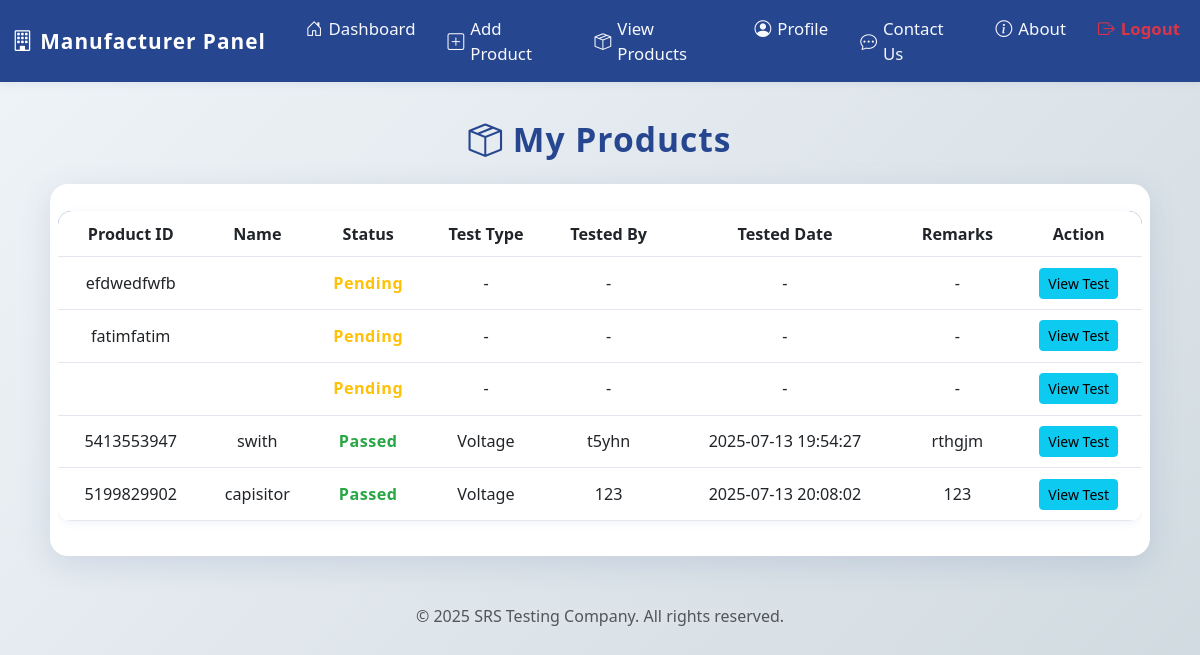
/srs_testing/manufacturer/view_products.php (signed in), run on the app's committed database.
### tables this page shows
CREATE TABLE `products` (
  `id` int(11) NOT NULL,
  `user_id` int(11) NOT NULL,
  `product_id` varchar(10) NOT NULL,
  `product_name` varchar(100) NOT NULL,
  `description` text DEFAULT NULL,
  `created_at` timestamp NOT NULL DEFAULT current_timestamp(),
  `product_code` varchar(20) DEFAULT NULL,
  `revision` varchar(10) DEFAULT NULL,
  `manufacture_no` varchar(10) DEFAULT NULL,
  `status` varchar(20) DEFAULT NULL,
  `remarks` text DEFAULT NULL,
  `test_type` varchar(50) DEFAULT NULL,
  `tested_by` varchar(100) DEFAULT NULL,
  `tested_at` datetime DEFAULT NULL
);

CREATE TABLE `tests` (
  `id` int(11) NOT NULL,
  `product_id` int(11) NOT NULL,
  `test_id` varchar(12) DEFAULT NULL,
  `test_type` enum('Voltage','Heat','Durability') NOT NULL,
  `tester_name` varchar(100) NOT NULL,
  `result` enum('Passed','Failed') NOT NULL,
  `remarks` text DEFAULT NULL,
  `tested_at` timestamp NOT NULL DEFAULT current_timestamp(),
  `voltage_level` varchar(255) DEFAULT NULL,
  `temperature` varchar(255) DEFAULT NULL,
  `durability_time` varchar(255) DEFAULT NULL,
  `status` varchar(50) DEFAULT NULL,
  `tested_by` varchar(100) DEFAULT NULL,
  `voltage_tests` text DEFAULT NULL,
  `heat_tests` text DEFAULT NULL,
  `durability_tests` text DEFAULT NULL,
  `test_date` datetime DEFAULT current_timestamp()
);

### srs_testing/manufacturer/view_products.php (the view, shortened to what this page needs)
<?php
include '../includes/db.php';
$stmt = $pdo->prepare("SELECT * FROM products WHERE user_id = ?");
$stmt->execute([$_SESSION['user_id']]);
$products = $stmt->fetchAll();
$testResults = [];
if ($products) {
    $productIds = array_column($products, 'id');
    if ($productIds) {
        $in = str_repeat('?,', count($productIds) - 1) . '?';
        $testStmt = $pdo->prepare("
            SELECT * FROM tests
            WHERE product_id IN ($in)
            ORDER BY tested_at DESC
        ");
        $testStmt->execute($productIds);
        foreach ($testStmt->fetchAll() as $row) {
            if (!isset($testResults[$row['product_id']])) {
                $testResults[$row['product_id']] = $row;
            }
        }
    }
}
?>
<!DOCTYPE html>
<html lang="en">
<head>
  <link rel="stylesheet" href="https://cdn.jsdelivr.net/npm/bootstrap-icons@1.10.5/font/bootstrap-icons.css">
  <link href="https://cdn.jsdelivr.net/npm/bootstrap@5.3.0/dist/css/bootstrap.min.css" rel="stylesheet">
</head>
<body>
<?php include_once __DIR__ . '/../includes/header_manufacturer.php'; ?>
<div class="container-fluid px-0">
  <div class="products-title"><i class="bi bi-box-seam"></i> My Products</div>
  <div class="products-table">
    <div class="table-responsive">
      <table class="table table-hover align-middle">
        <thead>
          <tr>
            <th>Product ID</th>
            <th>Name</th>
            <th>Status</th>
            <th>Test Type</th>
            <th>Tested By</th>
            <th>Tested Date</th>
            <th>Remarks</th>
            <th>Action</th>
          </tr>
        </thead>
        <tbody>
          <?php if (count($products) > 0): ?>
            <?php foreach ($products as $product):
              $productId = $product['id'];
              $test = $testResults[$productId] ?? null;
            ?>
              <tr>
                <td><?= htmlspecialchars($product['product_id']) ?></td>
                <td><?= htmlspecialchars($product['product_name']) ?></td>
                <td class="status <?= htmlspecialchars($test['status'] ?? 'Pending') ?>">
                  <?= htmlspecialchars($test['status'] ?? 'Pending') ?>
                </td>
                <td><?= htmlspecialchars($test['test_type'] ?? '-') ?></td>
                <td><?= htmlspecialchars($test['tested_by'] ?? '-') ?></td>
                <td><?= htmlspecialchars($test['tested_at'] ?? '-') ?></td>
                <td><?= nl2br(htmlspecialchars($test['remarks'] ?? '-')) ?></td>
                <td>
                  <a href="/project/srs_testing/manufacturer/view_test_result.php?product_id=<?= $productId ?>" class="btn btn-info btn-sm">View Test</a>
                </td>
              </tr>
            <?php endforeach; ?>
          <?php else: ?>
            <tr>
              <td colspan="8" class="text-center text-muted">No products added yet.</td>
            </tr>
          <?php endif; ?>
        </tbody>
      </table>
    </div>
  </div>
</div>
<?php include_once __DIR__ . '/../includes/footer.php'; ?>
</body>
</html>

### srs_testing/manufacturer/view_products.php (style rules this page uses)
body { background: linear-gradient(135deg, #f0f4f8, #cfd9df); min-height: 100vh; font-family: 'Segoe UI', 'Roboto', Arial, sans-serif; }
.products-title { font-size: 2.1rem; font-weight: 800; color: #274690; margin-bottom: 1.2rem; text-align: center; letter-spacing: 1px; margin-top: 2rem; }
.products-table { background: #fff; border-radius: 18px; box-shadow: 0 8px 32px 0 rgba(39,70,144,0.13); padding: 1.2rem 0.5rem 1.2rem 0.5rem; margin: 0 auto 2rem auto; max-width: 1100px; }
.table { border-radius: 14px; overflow: hidden; margin-top: 0.5rem; background: #fff; box-shadow: 0 2px 8px rgba(39,70,144,0.07); }
.table thead { background-color: #274690; color: #fff; }
.table th, .table td { vertical-align: middle; font-size: 1.01rem; text-align: center; border-bottom: 1px solid #e3e6f0; padding: 0.65rem 0.4rem; }
.status { font-weight: 700; text-transform: capitalize; letter-spacing: 0.5px; }
.status.Pending { color: #ffc107; }
.status.Passed { color: #28a745; }

### data on the page
products: product "efdwedfwfb", status "Pending", test_type "-", tested_by "-", tested_at "-", remarks "-"
products: product "fatimfatim", status "Pending", test_type "-", tested_by "-", tested_at "-", remarks "-"
products: status "Pending", test_type "-", tested_by "-", tested_at "-", remarks "-"
products: product "5413553947", product_name "swith"
tests: status "Passed", test_type "Voltage", tested_by "t5yhn", tested_at "2025-07-13 19:54:27", remarks "rthgjm"
products: product "5199829902", product_name "capisitor"
tests: status "Passed", test_type "Voltage", tested_by "123", tested_at "2025-07-13 20:08:02", remarks "123"
